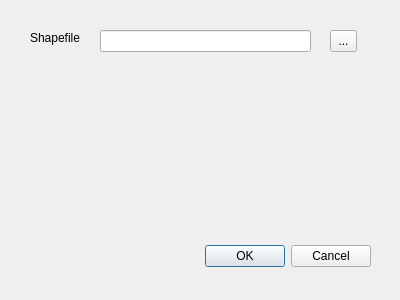
<?xml version="1.0" encoding="UTF-8"?>
<ui version="4.0">
 <class>GMT456PluginDialogBase</class>
 <widget class="QDialog" name="GMT456PluginDialogBase">
  <property name="geometry">
   <rect>
    <x>0</x>
    <y>0</y>
    <width>400</width>
    <height>300</height>
   </rect>
  </property>
  <property name="windowTitle">
   <string>Distance Calculation</string>
  </property>
  <widget class="QDialogButtonBox" name="button_box">
   <property name="geometry">
    <rect>
     <x>30</x>
     <y>240</y>
     <width>341</width>
     <height>32</height>
    </rect>
   </property>
   <property name="orientation">
    <enum>Qt::Horizontal</enum>
   </property>
   <property name="standardButtons">
    <set>QDialogButtonBox::Cancel|QDialogButtonBox::Ok</set>
   </property>
  </widget>
  <widget class="QLineEdit" name="lineEdit">
   <property name="geometry">
    <rect>
     <x>100</x>
     <y>30</y>
     <width>211</width>
     <height>22</height>
    </rect>
   </property>
  </widget>
  <widget class="QToolButton" name="toolButton">
   <property name="geometry">
    <rect>
     <x>330</x>
     <y>30</y>
     <width>27</width>
     <height>22</height>
    </rect>
   </property>
   <property name="text">
    <string>...</string>
   </property>
  </widget>
  <widget class="QLabel" name="label">
   <property name="geometry">
    <rect>
     <x>30</x>
     <y>30</y>
     <width>81</width>
     <height>16</height>
    </rect>
   </property>
   <property name="text">
    <string>Shapefile</string>
   </property>
  </widget>
 </widget>
 <resources/>
 <connections>
  <connection>
   <sender>button_box</sender>
   <signal>accepted()</signal>
   <receiver>GMT456PluginDialogBase</receiver>
   <slot>accept()</slot>
   <hints>
    <hint type="sourcelabel">
     <x>20</x>
     <y>20</y>
    </hint>
    <hint type="destinationlabel">
     <x>20</x>
     <y>20</y>
    </hint>
   </hints>
  </connection>
  <connection>
   <sender>button_box</sender>
   <signal>rejected()</signal>
   <receiver>GMT456PluginDialogBase</receiver>
   <slot>reject()</slot>
   <hints>
    <hint type="sourcelabel">
     <x>20</x>
     <y>20</y>
    </hint>
    <hint type="destinationlabel">
     <x>20</x>
     <y>20</y>
    </hint>
   </hints>
  </connection>
 </connections>
</ui>
